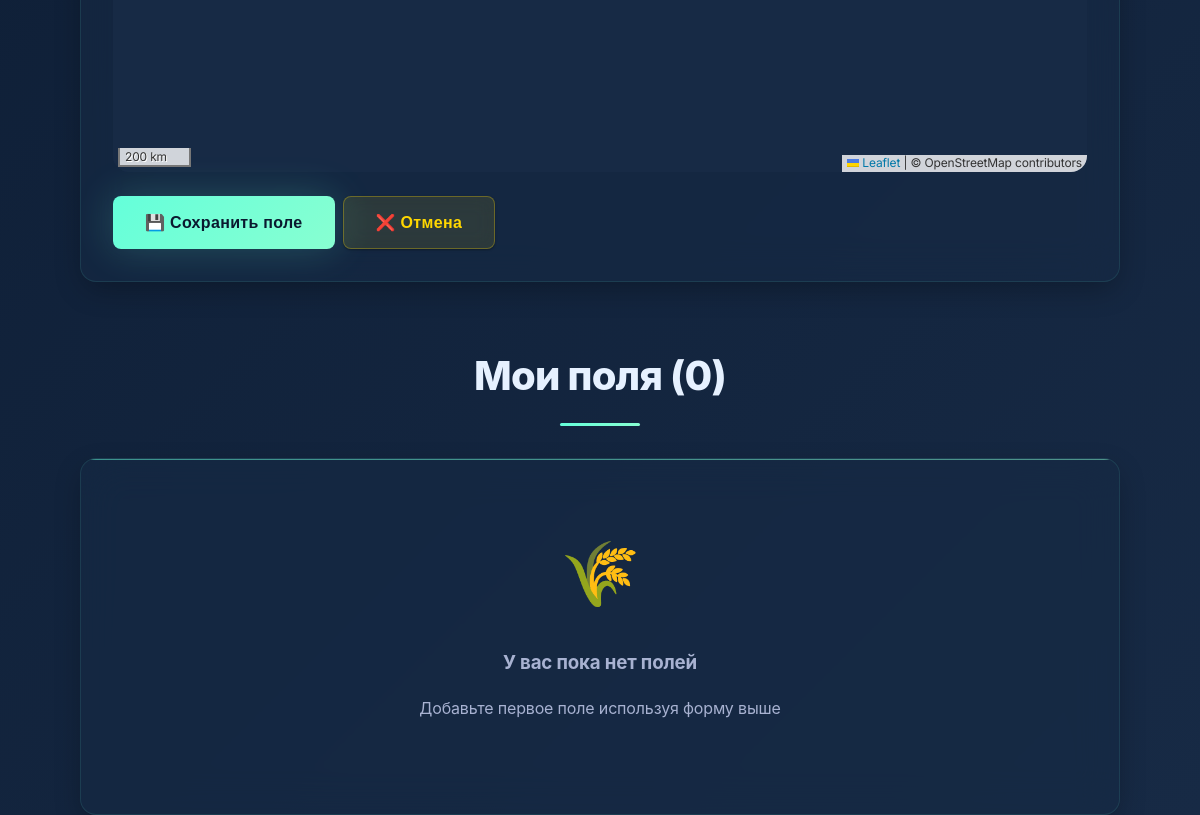
/fields (lower part), run on an earlier commit of the app's database.
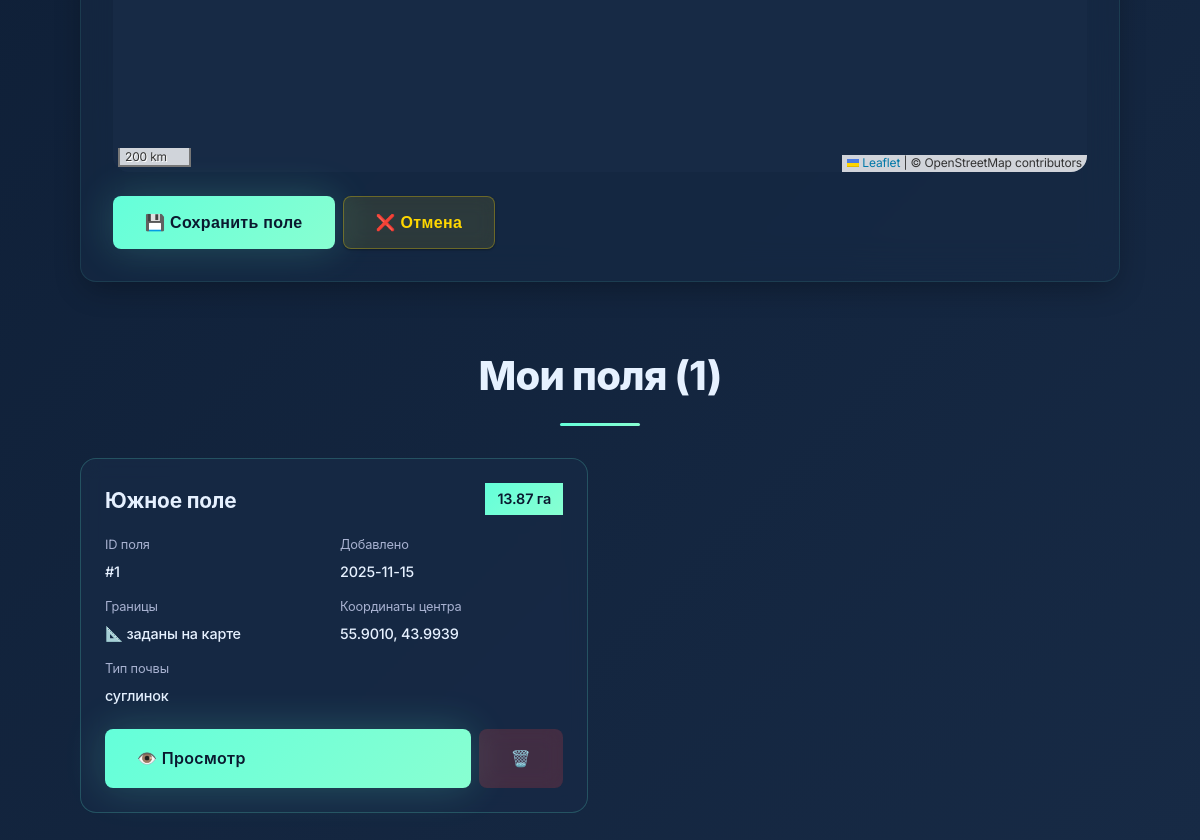
And on a later commit of the database.
### tables this page shows
CREATE TABLE fields (
            id INTEGER PRIMARY KEY AUTOINCREMENT,
            name TEXT NOT NULL,
            area REAL,
            latitude REAL,
            longitude REAL,
            polygon_coords TEXT,
            center_lat REAL,
            center_lng REAL,
            bounding_box TEXT,
            soil_type TEXT,
            climate_zone TEXT,
            created_at TIMESTAMP DEFAULT CURRENT_TIMESTAMP,
            updated_at TIMESTAMP DEFAULT CURRENT_TIMESTAMP
        );

### app.py (the view)
@app.get("/fields", response_class=HTMLResponse)
async def read_fields(request: Request):
    fields = database.db.get_all_fields()
    flash_messages = get_flash_messages(request)
    return templates.TemplateResponse("fields.html", {
        "request": request,
        "fields": fields,
        **flash_messages
    })

### templates/fields.html (shortened to what this page needs)
{% extends "base.html" %}
{% block content %}
<section style="margin-bottom: 60px;">
    <div class="container">
        <div class="card">
            <div id="mapForm" class="form-content active">
                <form method="post" action="/fields" id="quickFieldForm">
                    <div class="map-container">
                        <div id="quickMap" style="height: 100%;"></div>
                    </div>
                    <div class="field-actions" style="margin-top: 24px;">
                        <button type="submit" id="saveQuickFieldBtn" class="btn btn-primary" disabled>
                            💾 Сохранить поле
                        </button>
                        <button type="button" id="cancelQuickFieldBtn" class="btn btn-secondary">
                            ❌ Отмена
                        </button>
                    </div>
                </form>
            </div>
        </div>
    </div>
</section>
<section>
    <div class="container">
        <h2 class="section-title">Мои поля ({{ fields|length }})</h2>
        {% if fields %}
        <div class="field-grid">
            {% for field in fields %}
            <div class="field-card">
                <div class="field-header">
                    <h3 class="field-name">{{ field.name }}</h3>
                    {% if field.area %}
                    <span class="field-area">{{ "%.2f"|format(field.area) }} га</span>
                    {% endif %}
                </div>
                <div class="field-details">
                    <div class="field-detail">
                        <span class="detail-label">ID поля</span>
                        <span class="detail-value">#{{ field.id }}</span>
                    </div>
                    <div class="field-detail">
                        <span class="detail-label">Добавлено</span>
                        <span class="detail-value">{{ field.created_at[:10] }}</span>
                    </div>
                    {% if field.polygon_coords %}
                    <div class="field-detail">
                        <span class="detail-label">Границы</span>
                        <span class="detail-value">📐 заданы на карте</span>
                    </div>
                    {% endif %}
                    {% if field.center_lat and field.center_lng %}
                    <div class="field-detail">
                        <span class="detail-label">Координаты центра</span>
                        <span class="detail-value">
                            {{ "%.4f"|format(field.center_lat) }}, {{ "%.4f"|format(field.center_lng) }}
                        </span>
                    </div>
                    {% endif %}
                    {% if field.soil_type %}
                    <div class="field-detail">
                        <span class="detail-label">Тип почвы</span>
                        <span class="detail-value">{{ field.soil_type }}</span>
                    </div>
                    {% endif %}
                </div>
                <div class="field-actions">
                    <a href="/fields/{{ field.id }}" class="btn btn-primary" style="flex: 1;">
                        👁️ Просмотр
                    </a>
                    <a href="/fields/delete/{{ field.id }}" class="btn"
                        style="background: rgba(239, 68, 68, 0.2); color: #ef4444;"
                        onclick="return confirm('Удалить поле \"{{ field.name }}\"?')">
                        🗑️
                    </a>
                </div>
            </div>
            {% endfor %}
        </div>
        {% else %}
        <div class="card" style="text-align: center; padding: 60px 20px;">
            <div style="font-size: 4rem; margin-bottom: 20px;">🌾</div>
            <h3 style="color: var(--light-slate); margin-bottom: 16px;">У вас пока нет полей</h3>
            <p style="color: var(--light-slate); margin-bottom: 32px;">
                Добавьте первое поле используя форму выше
            </p>
        </div>
        {% endif %}
    </div>
</section>
{% endblock %}

What changed in the data, as far as the page shows it:
added fields: name "Южное поле", area "13.87", id "1", created_at "2025-11-15", shows "Границы", center_lat "55.9010", center_lng "43.9939", soil_type "суглинок"
Also different on the page:
{{ fields|length }}: "0" → "1"
text no longer shown: "🌾 У вас пока нет полей Добавьте первое поле используя форму выше"
